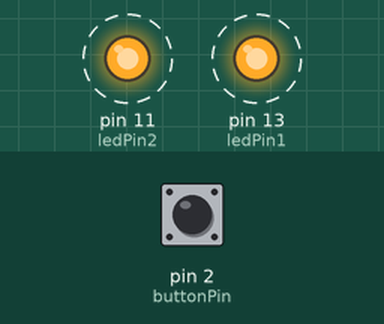
Simulated run of this sketch. Board: Arduino Uno, built with avr-gcc and run on an emulated ATmega328P. On the bench: output pins drawn as LEDs (lit = HIGH). Dashed ring = blinking. The test bench sets the inputs (shaded band); at power-on: pin 2 (buttonPin) LOW.

Above: at 0.2 s.
Timing chart, 0 to 3.0 s (numbered marks = the images above):
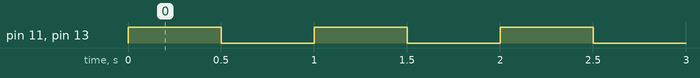

Measured:
- by itself, pin 11 (ledPin2), pin 13 (ledPin1): alternates HIGH for 0.50 s and LOW for 0.50 s
- by itself, everything shown: repeats every 1.0 s, in 3 steps

The sketch:

sketch_sep27f.ino
```cpp
const int buttonPin = 2;     // the number of the pushbutton pin
const int ledPin1 =  13; // the number of the LED pin
const int ledPin2 = 11;
int buttonState = 0;


void setup() {
  // put your setup code here, to run once:
 pinMode(ledPin1, OUTPUT);
 pinMode(ledPin2, OUTPUT);
 pinMode(buttonPin, INPUT);
}

void loop() {
  buttonState = digitalRead(buttonPin);

  int blinkRateMilliseconds = 500;
  // put your main code here, to run repeatedly:
  digitalWrite (ledPin1, HIGH);
  digitalWrite (ledPin2, HIGH);

  delay(blinkRateMilliseconds);

  digitalWrite (ledPin1, LOW);
  digitalWrite (ledPin2, LOW);

  delay(blinkRateMilliseconds);

   if (buttonState == HIGH) {
    // turn LED on:
    digitalWrite(ledPin1, LOW);
    } else {
    // turn LED off:
    digitalWrite(ledPin1, HIGH);
  }

}
```
